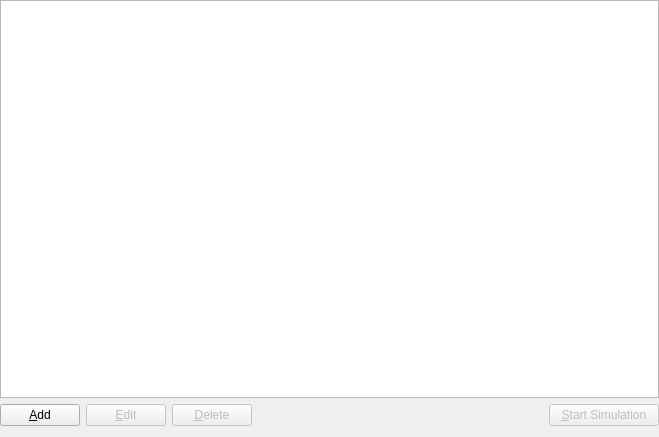
<?xml version="1.0" encoding="UTF-8"?>
<ui version="4.0">
 <class>SolarSystemOverview</class>
 <widget class="QDialog" name="SolarSystemOverview">
  <property name="windowModality">
   <enum>Qt::WindowModal</enum>
  </property>
  <property name="geometry">
   <rect>
    <x>0</x>
    <y>0</y>
    <width>659</width>
    <height>437</height>
   </rect>
  </property>
  <property name="mouseTracking">
   <bool>false</bool>
  </property>
  <property name="windowTitle">
   <string>Solar System overview</string>
  </property>
  <property name="autoFillBackground">
   <bool>false</bool>
  </property>
  <property name="sizeGripEnabled">
   <bool>false</bool>
  </property>
  <property name="modal">
   <bool>true</bool>
  </property>
  <layout class="QGridLayout" name="gridLayout">
   <property name="sizeConstraint">
    <enum>QLayout::SetNoConstraint</enum>
   </property>
   <property name="leftMargin">
    <number>0</number>
   </property>
   <property name="topMargin">
    <number>0</number>
   </property>
   <property name="rightMargin">
    <number>0</number>
   </property>
   <item row="0" column="0">
    <layout class="QVBoxLayout" name="verticalLayout">
     <item>
      <widget class="QTableView" name="solarSystemTableView">
       <property name="alternatingRowColors">
        <bool>false</bool>
       </property>
       <property name="selectionMode">
        <enum>QAbstractItemView::SingleSelection</enum>
       </property>
       <property name="selectionBehavior">
        <enum>QAbstractItemView::SelectRows</enum>
       </property>
       <property name="cornerButtonEnabled">
        <bool>false</bool>
       </property>
       <attribute name="horizontalHeaderStretchLastSection">
        <bool>true</bool>
       </attribute>
       <attribute name="verticalHeaderVisible">
        <bool>false</bool>
       </attribute>
      </widget>
     </item>
     <item>
      <layout class="QHBoxLayout" name="horizontalLayout">
       <item>
        <widget class="QPushButton" name="add">
         <property name="text">
          <string>&amp;Add</string>
         </property>
        </widget>
       </item>
       <item>
        <widget class="QPushButton" name="edit">
         <property name="enabled">
          <bool>false</bool>
         </property>
         <property name="text">
          <string>&amp;Edit</string>
         </property>
         <property name="default">
          <bool>true</bool>
         </property>
        </widget>
       </item>
       <item>
        <widget class="QPushButton" name="deleteEntity">
         <property name="enabled">
          <bool>false</bool>
         </property>
         <property name="text">
          <string>&amp;Delete</string>
         </property>
        </widget>
       </item>
       <item>
        <spacer name="horizontalSpacer">
         <property name="orientation">
          <enum>Qt::Horizontal</enum>
         </property>
         <property name="sizeHint" stdset="0">
          <size>
           <width>238</width>
           <height>20</height>
          </size>
         </property>
        </spacer>
       </item>
       <item>
        <widget class="QPushButton" name="startSimulation">
         <property name="enabled">
          <bool>false</bool>
         </property>
         <property name="minimumSize">
          <size>
           <width>110</width>
           <height>0</height>
          </size>
         </property>
         <property name="text">
          <string>&amp;Start Simulation</string>
         </property>
        </widget>
       </item>
      </layout>
     </item>
    </layout>
   </item>
  </layout>
 </widget>
 <resources/>
 <connections/>
</ui>
